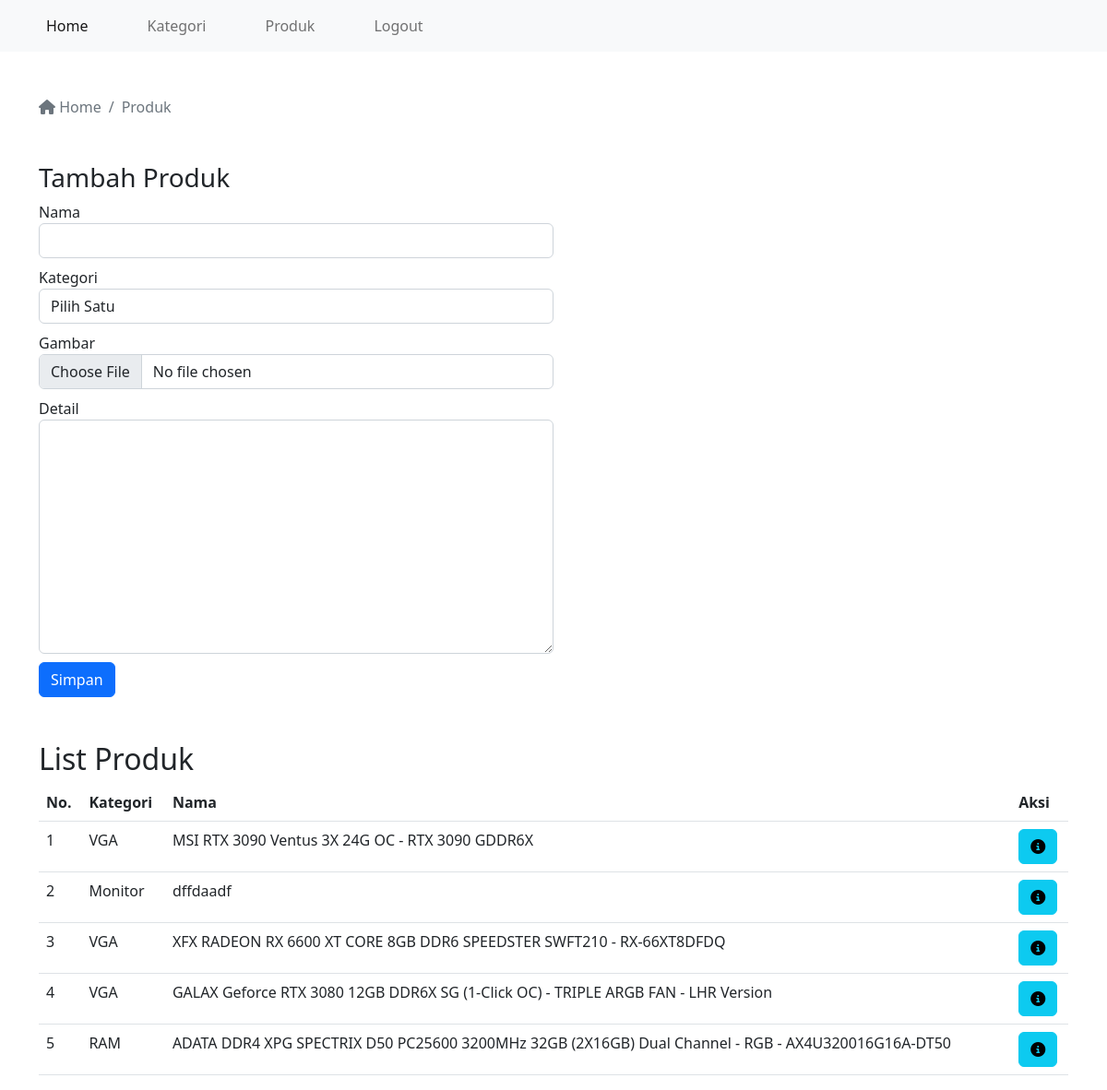
The page /adminpanel/produk.php (signed in) on the database its author committed.
### tables this page shows
CREATE TABLE `produk` (
  `id` int(11) NOT NULL,
  `id_kategori` int(11) NOT NULL,
  `nama` varchar(200) NOT NULL,
  `gambar` varchar(255) DEFAULT NULL,
  `detail` text DEFAULT NULL
);

CREATE TABLE `kategori` (
  `id` int(11) NOT NULL,
  `nama` varchar(125) NOT NULL
);

### adminpanel/produk.php (the view, shortened to what this page needs)
<?php
require "../koneksi.php";
$query = mysqli_query($db, "SELECT a.*, b.nama AS nama_kategori FROM produk a JOIN kategori b ON a.id_kategori=b.id");
$jumlahProduk = mysqli_num_rows($query);
?>
<!DOCTYPE html>
<html lang="en">
<head>
  <link href="https://cdn.jsdelivr.net/npm/bootstrap@5.2.0-beta1/dist/css/bootstrap.min.css" rel="stylesheet">
</head>
<body>
  <?php require 'navbar.php' ?>
  <div class="container mt-5">
    <nav aria-label="breadcrumb">
      <ol class="breadcrumb">
        <li class="breadcrumb-item active" aria-current="page">
          <a class="no-decoration text-muted" href="index.php"><i class="fa-solid fa-house"></i> Home
          </a>
        </li>
        <li class="breadcrumb-item active" aria-current="page">
          Produk
        </li>
      </ol>
    </nav>
    <div class="my-5 col-12 col-md-6">
      <h3>Tambah Produk</h3>
      <form action="" method="post" enctype="multipart/form-data">
        <div>
          <label for="nama">Nama</label>
          <input type="text" id="nama" name="nama" class="form-control" autocomplete="off" required>
        </div>
        <div>
          <label for="kategori">Kategori</label>
          <select name="kategori" id="kategori" class="form-control" required>
            <option value="">Pilih Satu</option>
          </select>
        </div>
        <div>
          <label for="gambar">Gambar</label>
          <input type="file" name="gambar" id="gambar" class="form-control">
        </div>
        <div>
          <label for="detail">Detail</label>
          <textarea name="detail" id="detail" cols="30" rows="10" class="form-control"></textarea>
        </div>
        <div>
          <button type="submit" class="btn btn-primary" name="simpan">Simpan</button>
        </div>
      </form>
    </div>
    <div class="mt-5">
      <h2>List Produk</h2>
      <div class="table-responsive">
        <table class="table">
          <thead>
            <tr>
              <th>No. </th>
              <th>Kategori</th>
              <th>Nama</th>
              <th>Aksi</th>
            </tr>
          </thead>
          <tbody>
            <?php
            if ($jumlahProduk == 0) {
            ?>
              <tr>
                <td colspan=3 class="text-center">Produk Tidak Tersedia</td>
              </tr>
              <?php
            } else {
              $jumlah = 1;
              while ($data = mysqli_fetch_array($query)) {
              ?>
                <tr>
                  <td><?= $jumlah; ?></td>
                  <td><?= $data['nama_kategori']; ?></td>
                  <td><?= $data['nama']; ?></td>
                  <td><a href="produk-detail.php?r=<?= $data['id']; ?>" class="btn btn-info"> <i class="fa-solid fa-circle-info"></i></a></td>
                </tr>
            <?php
                $jumlah++;
              }
            }
            ?>
          </tbody>
        </table>
      </div>
    </div>
</body>
</html>

### adminpanel/produk.php (style rules this page uses)
.no-decoration { text-decoration: none; }
form div { margin-bottom: 9px; }

### rows shown on the page
produk: id_kategori.nama "VGA", nama "MSI RTX 3090 Ventus 3X 24G OC - RTX 3090 GDDR6X"
produk: id_kategori.nama "Monitor", nama "dffdaadf"
produk: id_kategori.nama "VGA", nama "XFX RADEON RX 6600 XT CORE 8GB DDR6 SPEEDSTER SWFT210 - RX-66XT8DFDQ"
produk: id_kategori.nama "VGA", nama "GALAX Geforce RTX 3080 12GB DDR6X SG (1-Click OC) - TRIPLE ARGB FAN - LHR Version"
produk: id_kategori.nama "RAM", nama "ADATA DDR4 XPG SPECTRIX D50 PC25600 3200MHz 32GB (2X16GB) Dual Channel - RGB - AX4U320016G16A-DT50"
